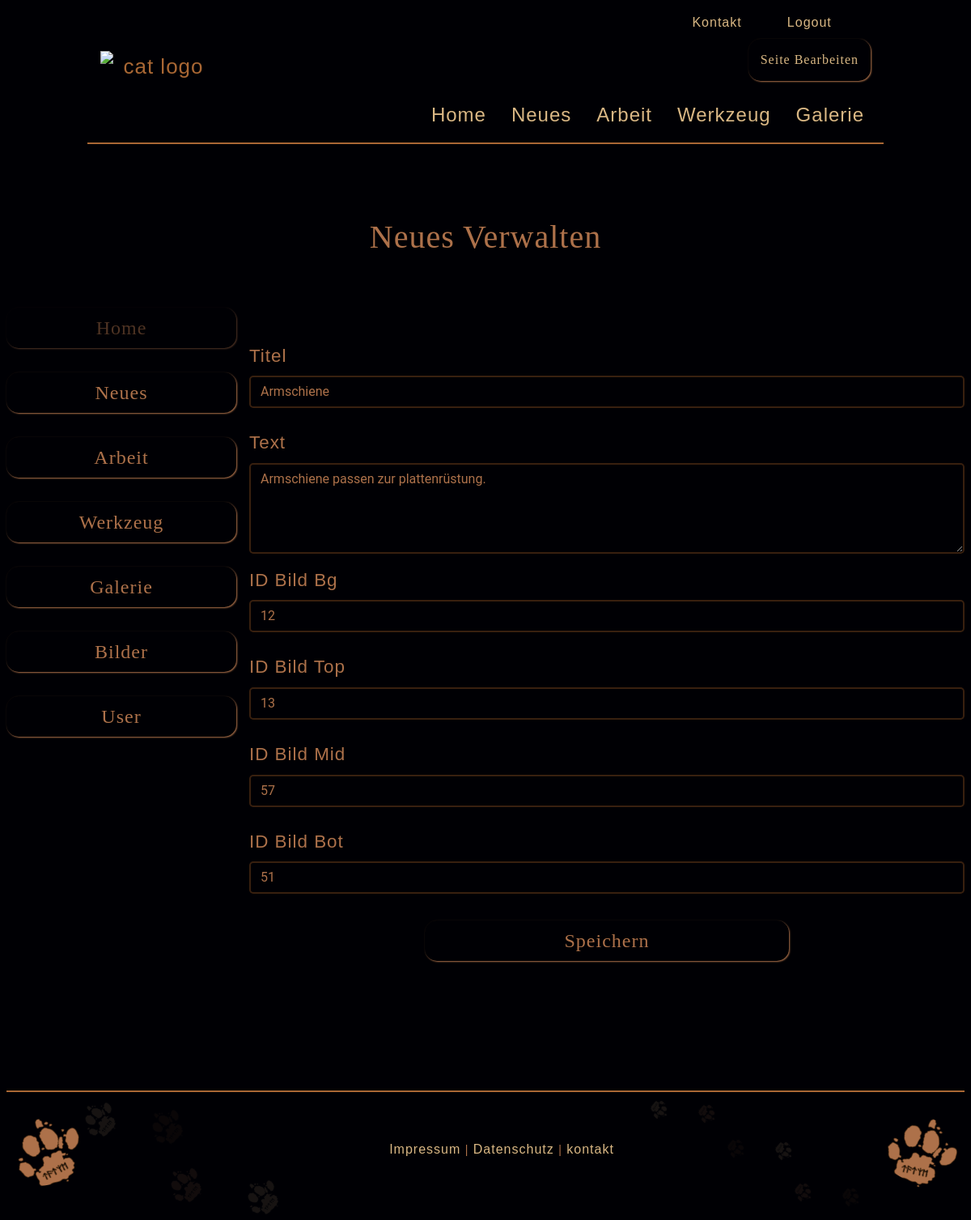
The app's page /index.php?p=admin&module=news&action=edit&id=2 (signed in) with its own data.
### tables this page shows
CREATE TABLE `news` (
  `id` int(11) NOT NULL,
  `title` varchar(50) NOT NULL,
  `text` varchar(250) NOT NULL,
  `bg_image` int(150) NOT NULL,
  `top_image` int(150) NOT NULL,
  `mid_image` int(150) NOT NULL,
  `bot_image` int(150) NOT NULL
);

### web/index.php (called while the page is built, shortened)
<?php
require 'templates/layout.php';

### web/models/news.php (called while the page is built, shortened)
<?php
function getItemById($id)
{
    global $db_connection;
    try {
        $stmt = $db_connection->prepare("SELECT * FROM news WHERE id = ?");
        $stmt->bind_param("i", $_id);
        $stmt->execute();
        $result = $stmt->get_result();
        return $result->fetch_assoc();
    } catch (Exception $e) {
        return false;
    }
}

### web/controllers/admin/news.php (called while the page is built, shortened)
<?php
$available_actions = [
    'list',
    'new',
    'create',
    'edit',
    'update',
    'delete'
];
if (isset($_REQUEST['action']) && in_array($_REQUEST['action'], $available_actions)) {
    $action = $_REQUEST['action'];
} else {
}
if (isset($action)){
    switch ($action) {
        case 'edit':
            $pageElement = showUpdateForm($_REQUEST['id']);
            break;
    }
}
function showUpdateForm($id, $errors = [], $values = [])
{
    include('models/news.php');
    $item = getItemById($id);
    return [
        'page' => 'templates/admin/forms/news.php',
        'action' => 'index.php?p=admin&module=news&action=update',
        'values' => $values != [] ? $values : $item,
        'errors' => $errors
    ];
}

### web/templates/admin/forms/news.php (the view, shortened to what this page needs)
<form action="<?php print $pageElement['action'] ?>" method="POST">
    <div class="row">
        <div class="col col-form-label">
            <label class="font_wind" for="title">Titel</label>
            <input
                name="title"
                id="title"
                class="font_not_wind form-control <?php if(array_key_exists('title', $pageElement['errors'])){ ?> has_error <?php } ?>"
                type="text"
                maxlength="30"
                placeholder="Titel"
                value="<?php print $pageElement['values']['title'] ?? '' ?>">
        </div>
    </div>
    <div class="row">
        <div class="col col-form-label">
            <label class="font_wind" for="text">Text</label>
            <textarea
                    class="font_not_wind form-control  <?php if(array_key_exists('text', $pageElement['errors'])){ ?> has_error <?php } ?>"
                    id="text"
                    rows="4"
                    cols="50"
                    type="text"
                    maxlength="500"
                    name="text"
                    placeholder="Text"><?php print $pageElement['values']['text'] ?? '' ?></textarea>
        </div>
    </div>
    <div class="row">
        <div class="col col-form-label">
            <label class="font_wind" for="idbg">ID Bild Bg</label>
            <input
                name="bg_image"
                id="idbg"
                class="font_not_wind form-control <?php if(array_key_exists('bg_image', $pageElement['errors'])){ ?> has_error <?php } ?>"
                type="number"
                maxlength="1500"
                placeholder="Zahl"
                value="<?php print $pageElement['values']['bg_image'] ?? '' ?>">
        </div>
    </div>
    <div class="row">
        <div class="col col-form-label">
            <label class="font_wind" for="idtop">ID Bild Top</label>
            <input
                name="top_image"
                id="idtop"
                class="font_not_wind form-control <?php if(array_key_exists('top_image', $pageElement['errors'])){ ?> has_error <?php } ?>"
                type="number"
                maxlength="1500"
                placeholder="Zahl"
                value="<?php print $pageElement['values']['top_image'] ?? '' ?>">
        </div>
    </div>
    <div class="row">
        <div class="col col-form-label">
            <label class="font_wind" for="idmid">ID Bild Mid</label>
            <input
                name="mid_image"
                id="idmid"
                class="font_not_wind form-control <?php if(array_key_exists('mid_image', $pageElement['errors'])){ ?> has_error <?php } ?>"
                type="number"
                maxlength="1500"
                placeholder="Zahl"
                value="<?php print $pageElement['values']['mid_image'] ?? '' ?>">
        </div>
    </div>
    <div class="row">
        <div class="col col-form-label">
            <label class="font_wind" for="idbot">ID Bild Bot</label>
            <input
                name="bot_image"
                id="idbot"
                class="font_not_wind form-control <?php if(array_key_exists('bot_image', $pageElement['errors'])){ ?> has_error <?php } ?>"
                type="number"
                maxlength="1500"
                placeholder="Zahl"
                value="<?php print $pageElement['values']['bot_image'] ?? '' ?>">
        </div>
    </div>
    <div class="row justify-content-center">
        <button class="btn_1 btn btn_send">Speichern</button>
    </div>
</form>

### records on screen
news: title "Armschiene", text "Armschiene passen zur plattenrüstung.", bg_image "12", top_image "13", mid_image "57", bot_image "51"

### other values on screen
$titleBackend "Neues"
